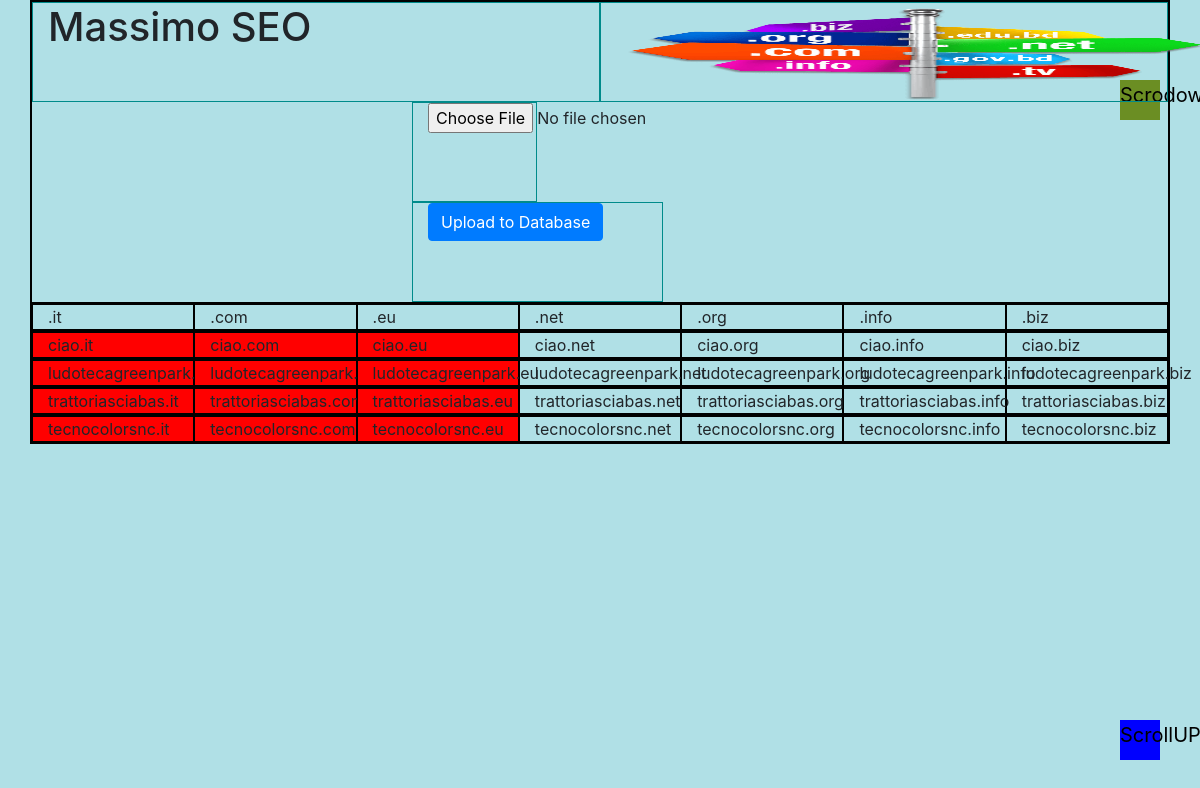
The page / on the database its author committed.
### app/models.py (models this page shows)
class DomainsModel(models.Model):
    it = models.URLField(max_length=16, unique=True)
    com = models.URLField(max_length=16, unique=True)
    eu = models.URLField(max_length=16, unique=True)
    net = models.URLField(max_length=16, unique=True)
    org = models.URLField(max_length=16, unique=True)
    info = models.URLField(max_length=16, unique=True)
    biz = models.URLField(max_length=16, unique=True)

### app/views.py (the view)
# urls.py: path('',views.showIndex),
def showIndex(request):
    dd = DomainsModel.objects.values()
    return render(request, "design.html", {"data": dd})

### templates/design.html (shortened to what this page needs)
{% load static %}
<!doctype html>
<html lang="en">
<head>
    <link rel="stylesheet" href="https://stackpath.bootstrapcdn.com/bootstrap/4.5.0/css/bootstrap.min.css"
>
</head>
<body style="background: powderblue">
<div class="container bg">
<section id="up">
<a href="#down" id="scrolldown">Scrodown</a>
</section>
    <div class="row justify-content-center myrow">
        <div class="col-6 myhead"><h1>Massimo SEO</h1></div>
        <div class="col-6 myhead"><img src="{% static "images/domain.png" %}" width="600" height="100"></div>
        <form method="post"enctype="multipart/form-data">
            <div class="col-4 myhead"><input type="file" name="f" required></div>
            <div class="col-8 myhead">
                <button type="button" id="button" class="btn btn-primary" data-target="alert">Upload to Database
                </button>
            </div>
        </form>
    </div>
    <div class="row myrow">
        <div class="col mycol" >.it</div>
        <div class="col mycol">.com</div>
        <div class="col mycol">.eu</div>
        <div class="col mycol">.net</div>
        <div class="col mycol">.org</div>
        <div class="col mycol">.info</div>
        <div class="col mycol">.biz</div>
    </div>
    {% for x in data %}
        <div class="row myrow">
        {% if itserver1 == "" %}
            <div class="col mycol" style="background: green">{{ x.it }}</div>
            {% else %}
            <div class="col mycol" style="background: red">{{ x.it }}</div>
        {% endif %}
        {% if comserver1 == "" %}
            <div class="col mycol" style="background: green">{{ x.com }}</div>
        {% else %}
            <div class="col mycol" style="background: red">{{ x.com }}</div>
        {% endif %}
        {% if euserver1 == "" %}
            <div class="col mycol" style="background: green">{{ x.eu }}</div>
        {% else %}
            <div class="col mycol" style="background: red">{{ x.eu }}</div>
        {% endif %}
            <div class="col mycol">{{ x.net }}</div>
            <div class="col mycol">{{ x.org }}</div>
            <div class="col mycol">{{ x.info }}</div>
            <div class="col mycol">{{ x.biz }}</div>
        </div>
    {% endfor %}
</div>
<a href="#up" id="scroll">ScrollUP</a>
</body>
</html>

### templates/design.html (style rules this page uses)
* { margin: 0; padding: 0; }
html, body { height: 100%; }
.container { border: 1px solid black; }
.myrow { border: 1px solid black; align-content: center; }
.mycol { border: 1px solid black; align-content: center; }
.myhead { border: 1px solid darkcyan; height: 100px; }
#scroll { position: fixed; bottom :40px; right: 40px; font-size: 20px; width: 40px; height: 40px; background: blue; color: black; border: crimson; cursor: pointer; }
#scrolldown { position: fixed; top :80px; right: 40px; font-size: 20px; width: 40px; height: 40px; background: olivedrab; color: black; border: none; cursor: pointer; }

### rows shown on the page
DomainsModel: it "ciao.it", com "ciao.com", eu "ciao.eu", net "ciao.net", org "ciao.org", info "ciao.info", biz "ciao.biz"
DomainsModel: it "ludotecagreenpark.it", com "ludotecagreenpark.com", eu "ludotecagreenpark.eu", net "ludotecagreenpark.net", org "ludotecagreenpark.org", info "ludotecagreenpark.info", biz "ludotecagreenpark.biz"
DomainsModel: it "trattoriasciabas.it", com "trattoriasciabas.com", eu "trattoriasciabas.eu", net "trattoriasciabas.net", org "trattoriasciabas.org", info "trattoriasciabas.info", biz "trattoriasciabas.biz"
DomainsModel: it "tecnocolorsnc.it", com "tecnocolorsnc.com", eu "tecnocolorsnc.eu", net "tecnocolorsnc.net", org "tecnocolorsnc.org", info "tecnocolorsnc.info", biz "tecnocolorsnc.biz"
